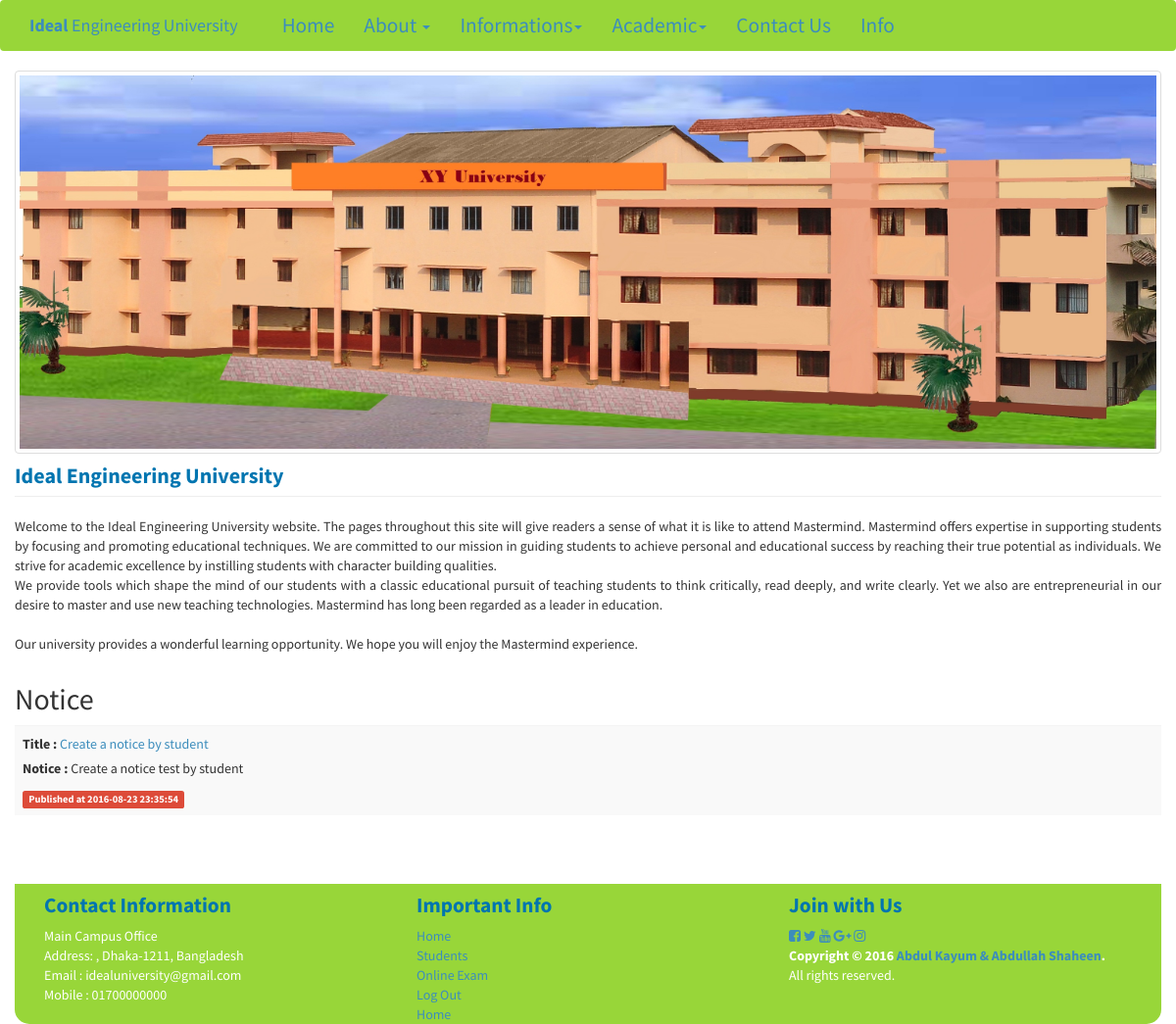
The page /home.php?tab=home (signed in) on the database its author committed.
### tables this page shows
CREATE TABLE `notice` (
  `id` int(11) NOT NULL,
  `userid` int(11) NOT NULL,
  `title` text NOT NULL,
  `notice` text NOT NULL,
  `creatortype` varchar(200) NOT NULL,
  `acesslabel` varchar(200) NOT NULL,
  `datetime` datetime NOT NULL
);

### home.php (called while the page is built, shortened)
<?php
include("userheader.php");
include("userbody.php");
include("userfooter.php");
?>

### userbody.php (the view, shortened to what this page needs)
<?php
if (isset($_GET['tab']) && ($_GET['tab'] == "home")) {
    ?>
    <div class="row">
            <img src="images/famous.jpg" width="100%" class="img img-responsive img-thumbnail">
                <h1 class="page-header">Ideal Engineering University </h1>
                <p class="text-justify ">
                    Welcome to the Ideal Engineering University website.
                    The pages throughout this site will give readers a sense of what it is like to attend Mastermind.
                    Mastermind offers expertise in supporting students by focusing and promoting educational techniques.
                    We are committed to our mission in guiding students to achieve personal and educational success
                    by reaching their true potential as individuals.  We strive for academic excellence by instilling
                    students with character building qualities.<br>
                    We provide tools which shape the mind of our students with a classic educational pursuit of
                    teaching students to think critically, read deeply, and write clearly.
                    Yet we also are entrepreneurial in our desire to master and use new teaching technologies.
                    Mastermind has long been regarded as a leader in education. <br><br>
                    Our university provides a wonderful learning opportunity.  We hope you will enjoy the Mastermind experience.
                </p>
    </div>
    <?php
}
    ?>
<?php
if (isset($LOGIN_TYPE)) {
    $sql = "SELECT * FROM notice where acesslabel='$LOGIN_TYPE' ORDER BY datetime limit 3";
    $result = $conn->query($sql);
    if ($result->num_rows > 0) {
        ?>
        <div class="row">
            <h2>Notice </h2>
            <table class="table-responsive table-striped table">
                <?php
                while ($row = $result->fetch_assoc()) {
                    ?>
                    <tr><td>
                            <label>Title : </label><a href="#"> <?= $row['title']; ?></a><br>
                            <p class="text-justify"><b>Notice : </b><?= $row['notice']; ?></p>
                            <span class="label label-danger">Published   <i><?php          ?></i> at <b><?= $row['datetime']; ?></b></span>
                            <?php
                        }
                        echo '</table></div>';
                    }
                }
                ?>
                </div>

### rows shown on the page
notice: title "Create a notice by student", notice "Create a notice test by student", datetime "2016-08-23 23:35:54"
